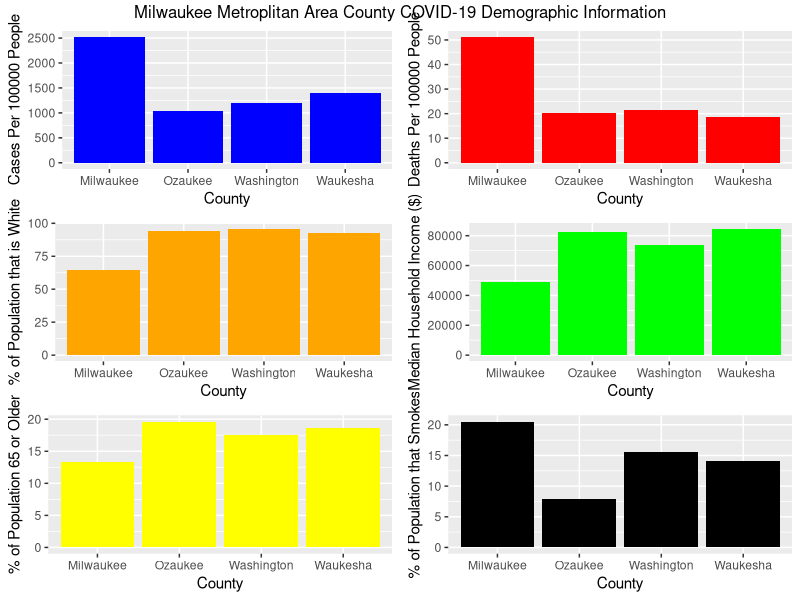

Reproduce this figure in R.
## ---- chunk 1
#packages required
library(tidyverse)
library(readxl)
library(ggrepel)
library(gridExtra)
library(ggplot2)
## ---- chunk 2
#data set for Milwaukee Metropolitan COVID data, use the ../ to back up a folder

Milwaukee_Covid_Data <- read_excel("../Data/Milwaukee Covid Data.xls")
## ---- chunk 3
#Script for five plots comparing Cases/100000 people, Deaths/100000 people, Median Household Income, % of the Population who smokes, and % of the population older than 65 in the four counties of Metroplitan Milwaukee

CASES <- ggplot(data=Milwaukee_Covid_Data, aes(x=NAME, y=CASES_PER_HUNDTHOU))+geom_col(fill="blue")+xlab("County")+ylab("Cases Per 100000 People")

DEATHS <- ggplot(data=Milwaukee_Covid_Data, aes(x=NAME, y=DEATHS_HUNDTHOU))+geom_col(fill="red")+xlab("County")+ylab("Deaths Per 100000 People")

WHITEPOP <- ggplot(data=Milwaukee_Covid_Data, aes(x=NAME, y=WHITEPOP))+geom_col(fill="orange")+xlab("County")+ylab("% of Population that is White")

MHI <- ggplot(data=Milwaukee_Covid_Data, aes(x=NAME, y=MHI))+geom_col(fill="green")+xlab("County")+ylab("Median Household Income ($)")

SMOKE<-ggplot(data=Milwaukee_Covid_Data, aes(x=NAME, y=PCT_SMK))+geom_col(fill="black")+xlab("County")+ylab("% of Population that Smokes")

OLDER_PPL<-ggplot(data=Milwaukee_Covid_Data, aes(x=NAME, y=PCT_POP_65))+geom_col(fill="yellow")+xlab("County")+ylab("% of Population 65 or Older")
## ---- chunk 4
#now you can arrange these five charts in a combined graphic for publication
grid.arrange(CASES, DEATHS, WHITEPOP, MHI, OLDER_PPL, SMOKE, top= "Milwaukee Metroplitan Area County COVID-19 Demographic Information")
